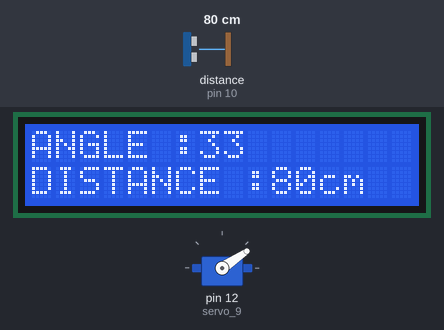
Recording of a sketch running on a simulated Arduino Uno, built with avr-gcc and run on an emulated ATmega328P. On the bench: servo, 16×2 character LCD. Wiring (inferred from the names in the program): ultrasonic range finder: trigger pin 11; echo pin 10. The test bench sets the inputs (shaded band); at power-on: distance to the obstacle (sensor on pin 10) 80 cm. The echo pulse lasts 58.3 µs per cm; what the sketch prints to the serial monitor is not drawn.

Above: at 1.27 s.
1.3 s: distance to the obstacle (sensor on pin 10) set to 2 cm
At 1.61 s:
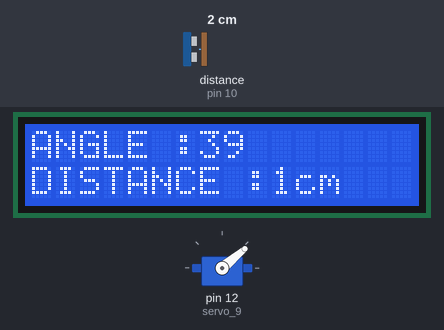
2.9 s: distance to the obstacle (sensor on pin 10) set to 299 cm
At 3.1 s:
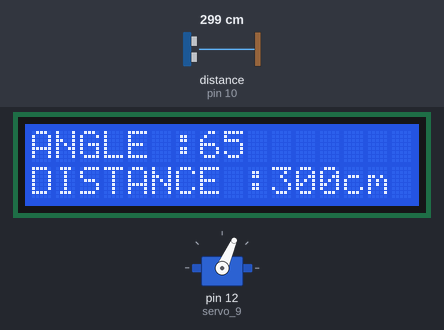
5.8 s: distance to the obstacle (sensor on pin 10) set to 35 cm
At 5.99 s:
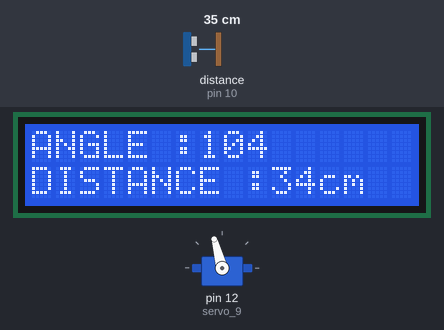
8.5 s: distance to the obstacle (sensor on pin 10) set to 9 cm
At 8.68 s:
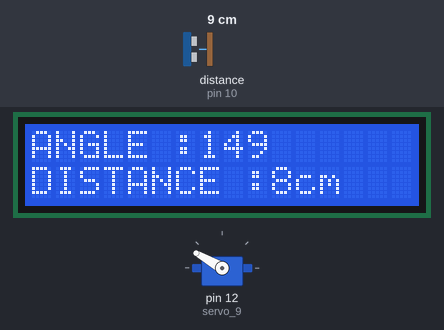
10.9 s: distance to the obstacle (sensor on pin 10) set to 18 cm
At 11.09 s:
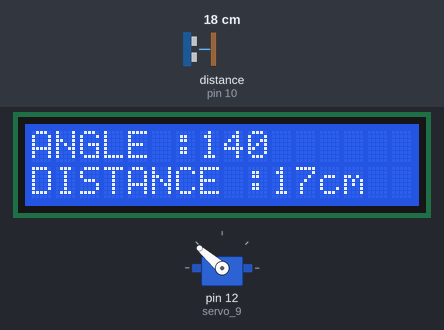
13.9 s: distance to the obstacle (sensor on pin 10) set to 120 cm
At 14.09 s:
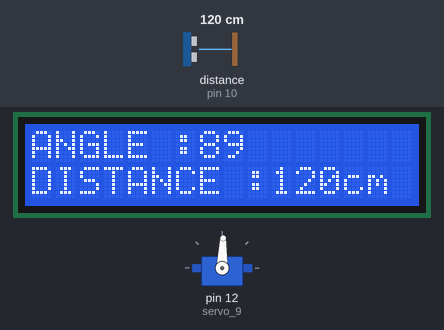
Timing chart, 0 to 17.9 s (numbered marks = the images above; inputs shaded):
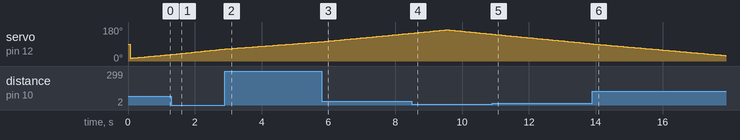

The sketch:

sketch_jun12a.ino
```cpp
#include <Servo.h>
#include <LiquidCrystal_I2C.h>

LiquidCrystal_I2C lcd(0x27, 16, 2);
Servo servo_9;


int trigPin = 11;
int echoPin = 10;
long duration;
int distance;


void setup() {
  pinMode(trigPin, OUTPUT);
  pinMode(echoPin, INPUT);
  Serial.begin(9600);
  servo_9.attach(12, 500, 2500);
  lcd.init();
  lcd.backlight();
}

void loop() {
  // rotates the servo motor from 15 to 165 degrees
  for(int i = 15; i <= 165; i++) {
    servo_9.write(i);
    delay(30);
    distance = 0.01723 * readUltrasonicDistance(trigPin, echoPin);
    // Calls a function for calculating the distance measured by the Ultrasonic sensor for each degree

    Serial.print(i);
    // Sends the current degree into the Serial Port
    Serial.print(",");
    // Sends addition character right next to the previous value needed later in the Processing IDE for indexing
    Serial.print(distance);
    // Sends the distance value into the Serial Port
    Serial.print(".");
    // Sends addition character right next to the previous value needed later in the Processing IDE for indexing

    lcd.clear();
    lcd.setCursor(0, 0);
    lcd.print("ANGLE :");
    lcd.print(i);

    lcd.setCursor(0, 1);
    lcd.print("DISTANCE :");
    lcd.print(distance);
    lcd.print("cm");
  }
  // Repeats the previous lines from 165 to 15 degrees
  for(int i = 165; i > 15; i--) {
    servo_9.write(i);
    delay(30);
    distance = 0.01723 * readUltrasonicDistance(trigPin, echoPin);

    Serial.print(i);
    Serial.print(",");
    Serial.print(distance);
    Serial.print(".");

    lcd.clear();
    lcd.setCursor(0, 0);
    lcd.print("ANGLE :");
    lcd.print(i);

    lcd.setCursor(0, 1);
    lcd.print("DISTANCE :");
    lcd.print(distance);
    lcd.print("cm");
  }
}

// Function for calculating the distance measured by the Ultrasonic sensor
long readUltrasonicDistance(int triggerPin, int echoPin)
{
    pinMode(triggerPin, OUTPUT);  // Clear the trigger
    digitalWrite(triggerPin, LOW);
    delayMicroseconds(2);
    // Sets the trigger pin to HIGH state for 10 microseconds
    digitalWrite(triggerPin, HIGH);
    delayMicroseconds(10);
    digitalWrite(triggerPin, LOW);
    pinMode(echoPin, INPUT);
    // Reads the echo pin, and returns the sound wave travel time in microseconds
    return pulseIn(echoPin, HIGH);
}
```
